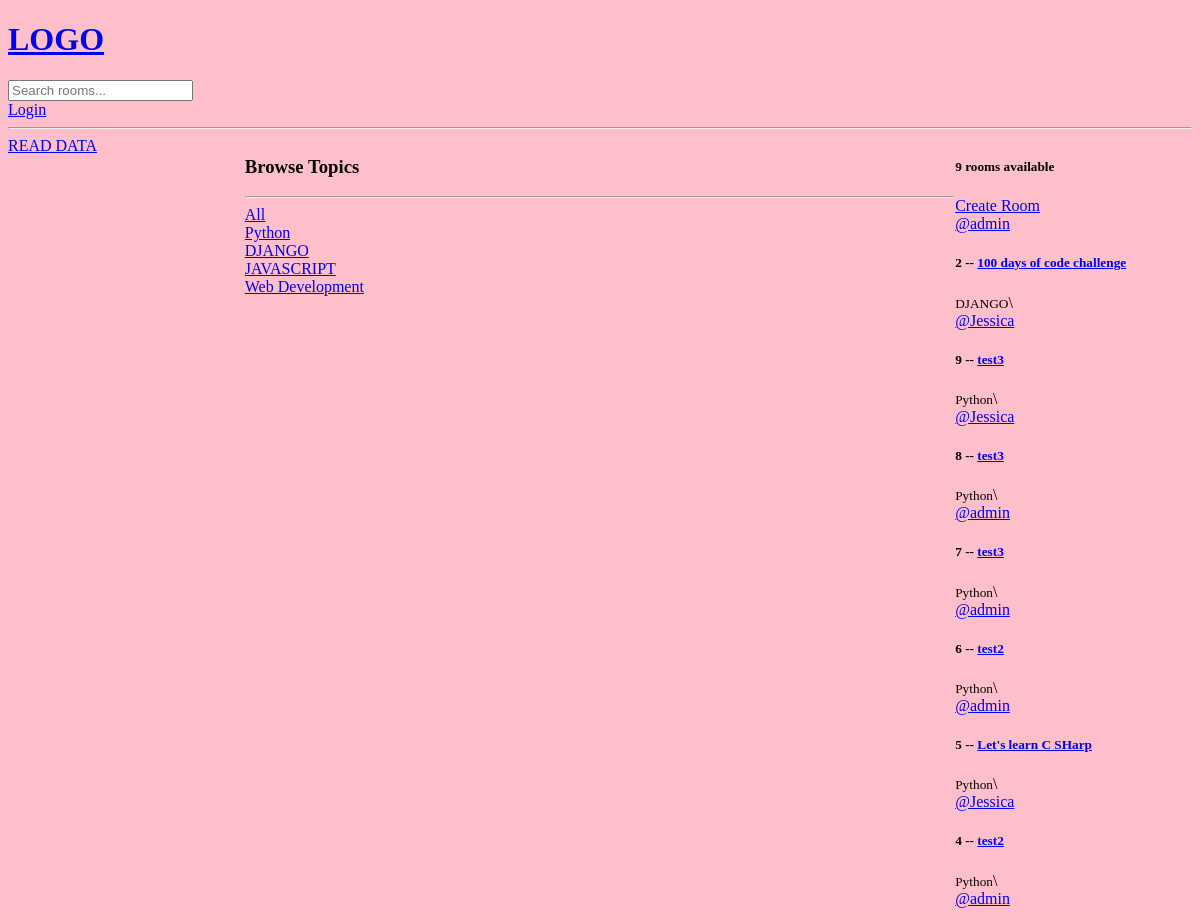
The app's page / (upper part), older data.
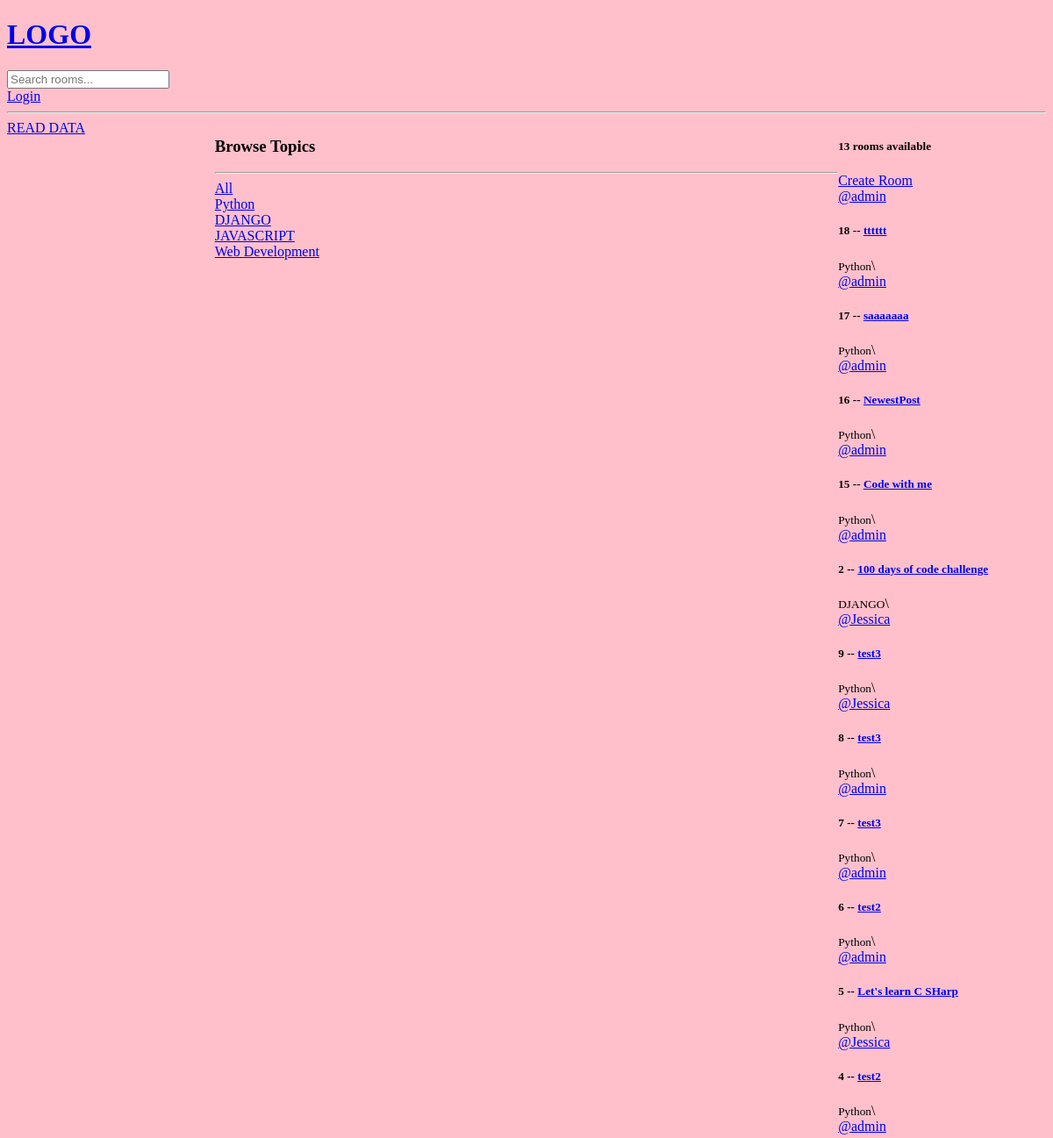
The same page, newer data.
### MovieRecommender/models.py (models this page shows, shortened)
class Topic(models.Model):
    name = models.CharField(max_length=200)

class Room(models.Model):
    host = models.ForeignKey(User, on_delete=models.SET_NULL, null=True)
    topic = models.ForeignKey(Topic, on_delete=models.SET_NULL, null=True)
    name = models.CharField(max_length=200)
    description = models.TextField(null=True, blank=True)
    participants = models.ManyToManyField(User,related_name="participants", blank=True)
    updated = models.DateTimeField(auto_now=True)
    created = models.DateTimeField(auto_now_add=True)
    class Meta:
        ordering = ['-updated', '-created']
    def __str__(self):
        return self.name

### MovieRecommender/views.py (the view)
# urls.py: path('', views.home, name='home'),
def home(request):
    q = request.GET.get('q') if request.GET.get('q') is not None else ''
    rooms = Room.objects.filter(
        Q(topic__name__contains=q) |
        Q(name__icontains=q) |
        Q(description__icontains=q)
    )
    topics = Topic.objects.all()
    room_count = rooms.count()
    room_messages = Message.objects.filter(Q(room__name__icontains=q))
    context = {'rooms': rooms, 'topics': topics, 'room_count': room_count, 'room_messages': room_messages}
    return render(request, 'MovieRecommender/home.html', context)

### MovieRecommender/models.py (called while the page is built)
    def __str__(self):
        return self.body[0:50]

### MovieRecommender/templates/MovieRecommender/home.html (shortened to what this page needs)
{%  extends 'main.html' %}
{%  block content  %}
<div class="home-container">
    <a href="{%  url 'read-data' %}">READ DATA</a>
    <div>
     {%  include 'MovieRecommender/topic_component.html' %}
    </div>
    <div>
        <h5>{{ room_count }} rooms available</h5>
        <a href = "{% url 'create-room'  %}">Create Room</a>
        {%  include 'MovieRecommender/feed_component.html' %}
    </div>
</div>
{% endblock content %}

### MovieRecommender/templates/MovieRecommender/topic_component.html
<h3> Browse Topics</h3>
<hr>
<div>
    <a href="{% url 'home'  %}">All</a>
</div>
{% for topic in topics %}
    <div>
        <a href="{% url 'home'  %}?q={{ topic.name }}">{{ topic.name }}</a>
    </div>
{%  endfor %}

### MovieRecommender/templates/MovieRecommender/feed_component.html (shortened to what this page needs)
<div>
{%  for room in rooms %}
        <div>
            <a href = "{%  url 'user-profile' room.host.id %}"> @{{ room.host.username }}</a>
            <h5>{{ room.id }} -- <a href="/room/{{ room.id }}"> {{ room.name }}</a></h5>
            <small>{{ room.topic.name }}</small>\
        </div>
{%  endfor %}
</div>

Row changes from the older to the newer data that the page shows:
added Room: host.username "admin", id "18", name "tttttt", topic.name "Python"
added Room: host.username "admin", id "17", name "saaaaaaa", topic.name "Python"
added Room: host.username "admin", id "16", name "NewestPost", topic.name "Python"
added Room: host.username "admin", id "15", name "Code with me", topic.name "Python"
Text that changed along with them:
{{ room_count }}: "9" → "13"
